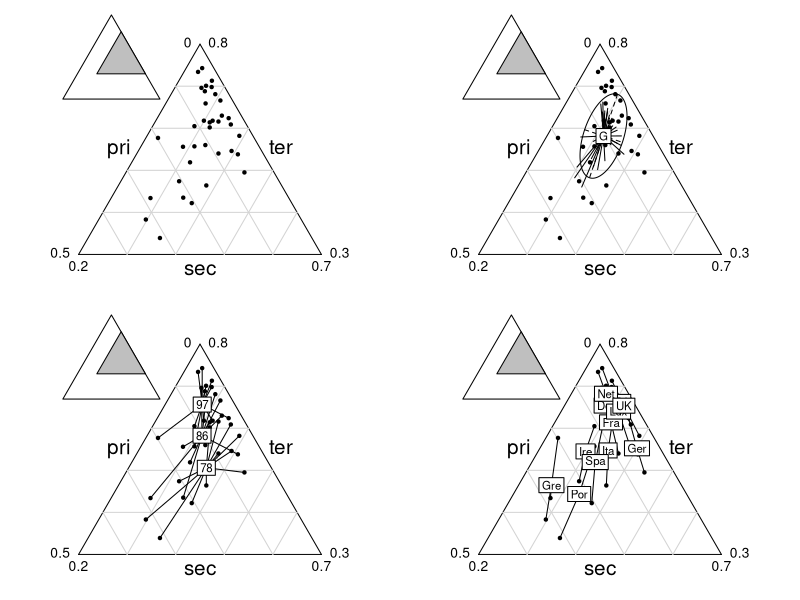
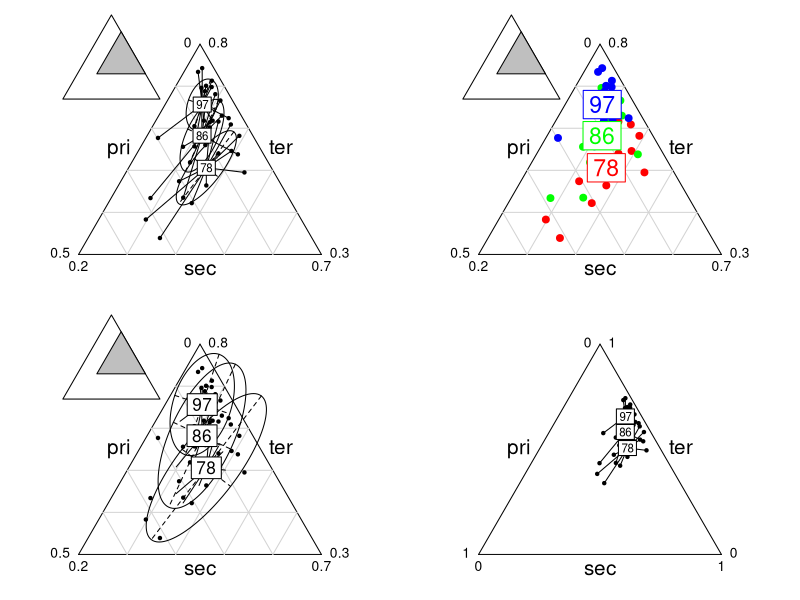

Write R code to recreate these figures, in order.
library(ade4)


### Name: triangle.class
### Title: Triangular Representation and Groups of points
### Aliases: triangle.class
### Keywords: hplot

### ** Examples

if(!adegraphicsLoaded()) {
  data(euro123)
  par(mfrow = c(2, 2))
  x <- rbind.data.frame(euro123$in78, euro123$in86, euro123$in97)
  triangle.plot(x)
  triangle.class(x, as.factor(rep("G", 36)), csta = 0.5, cell = 1)
  triangle.class(x, euro123$plan$an)
  triangle.class(x, euro123$plan$pays)
  triangle.class(x, euro123$plan$an, cell = 1, axesell = TRUE)
  triangle.class(x, euro123$plan$an, cell = 0, csta = 0, 
    col = c("red", "green", "blue"), axesell = TRUE, clab = 2, cpoi = 2)
  triangle.class(x, euro123$plan$an, cell = 2, csta = 0.5, 
    axesell = TRUE, clab = 1.5)
  triangle.class(x, euro123$plan$an, cell = 0, csta = 1, scale = FALSE, 
    draw.line = FALSE, show.posi = FALSE)
  par(mfrow = c(2, 2))
}
